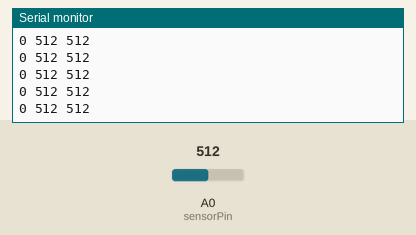
The sketch below on a simulated Arduino Uno, built with avr-gcc and run on an emulated ATmega328P. On the bench: the last lines printed to the serial monitor. The test bench sets the inputs (shaded band); at power-on: A0 (sensorPin) = 512.

Above: at 1.2 s.
1.3 s: A0 (sensorPin) set to 716
At 1.31 s:
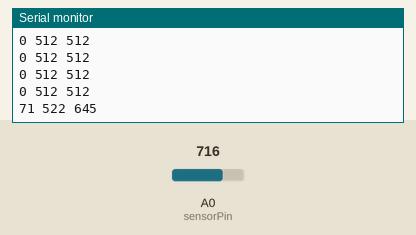
2.8 s: A0 (sensorPin) set to 900
At 2.82 s:
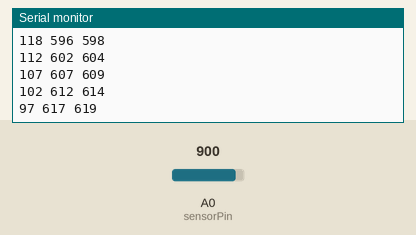
Timing chart, 0 to 5.8 s (numbered marks = the images above; inputs shaded):
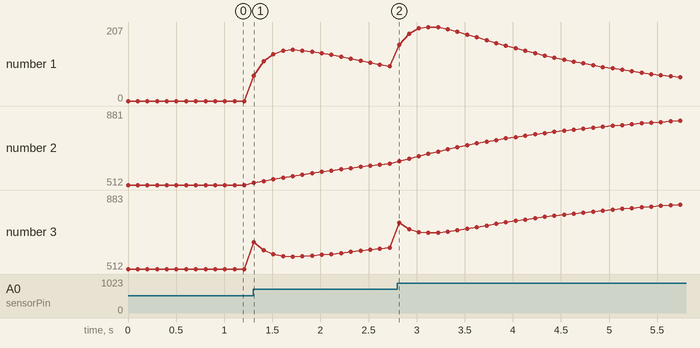

Measured:
- after the input at 1.3 s, the serial monitor: prints a new line at once (image 1)
- plotted number 1: 0 → 97 after the input at 1.3 s
- plotted number 2: 512 → 617 after the input at 1.3 s, 617 → 881 after the input at 2.8 s
- plotted number 3: 512 → 619 after the input at 1.3 s, 619 → 883 after the input at 2.8 s

The sketch:

Band-pass_and_stop_Filter.ino
```cpp
/*

 * Band-pass and stop Filter
 * Designed by AKBN(Anand),2020.

 */

int sensorPin = 0;
int sensorValue = 0;

float low_freq_slg = 0.05;
float High_freq_slg = 0.4;

int low_freq_slg_1 = 0;
int High_freq_slg_1 = 0;

int highpass = 0;
int bandpass = 0;
int bandstop = 0;

void setup(){
  Serial.begin(115200);

  low_freq_slg_1 = analogRead(sensorPin);
  High_freq_slg_1 = analogRead(sensorPin);
}

void loop(){
  sensorValue = analogRead(sensorPin);

  low_freq_slg_1 = (low_freq_slg*sensorValue) + ((1-low_freq_slg)*low_freq_slg_1);
  High_freq_slg_1 = (High_freq_slg*sensorValue) + ((1-High_freq_slg)*High_freq_slg_1);

  bandpass = High_freq_slg_1 - low_freq_slg_1;        //find the band-pass sgl
  bandstop = sensorValue - bandpass;        //find the band-stop sgl

  Serial.print(bandpass);
  Serial.print(" ");
  Serial.print(low_freq_slg_1);
  Serial.print(" ");
  Serial.println(bandstop);

  delay(100);
}
```
